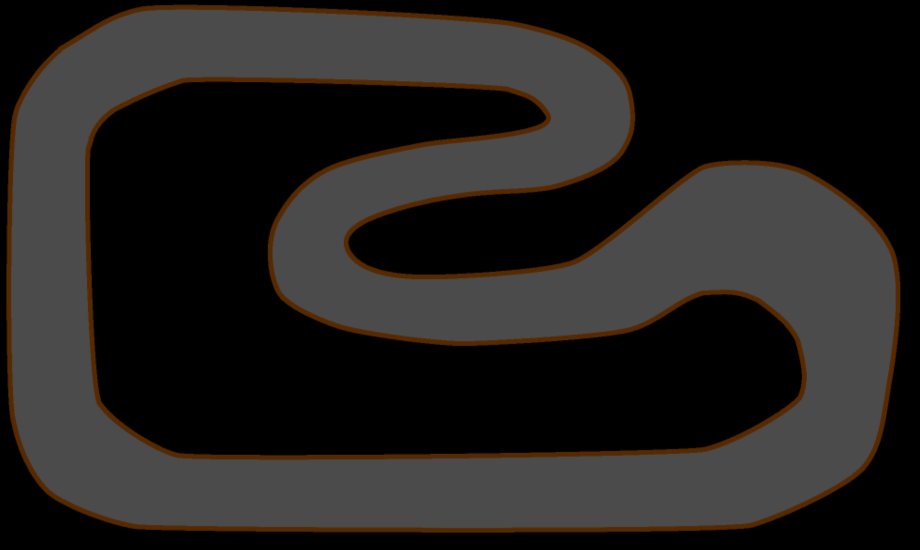
#> input picture track.png, 1840 x 1100 px (shown at 1/2 size)
$ python resize.py
#> lines starting #> are read from the running program, lines starting #| are printed output that depends on the picture
from PIL import Image

# Mở hình ảnh
image_path = "track.png"
image = Image.open(image_path)
#> image is the input picture: PIL image 1840x1100 RGB; mean R, G, B 35.5, 33.1, 30.9

# Thay đổi kích thước hình ảnh
new_size = (1000, 600)  # Hoặc kích thước bạn muốn
resized_image = image.resize(new_size, Image.LANCZOS)
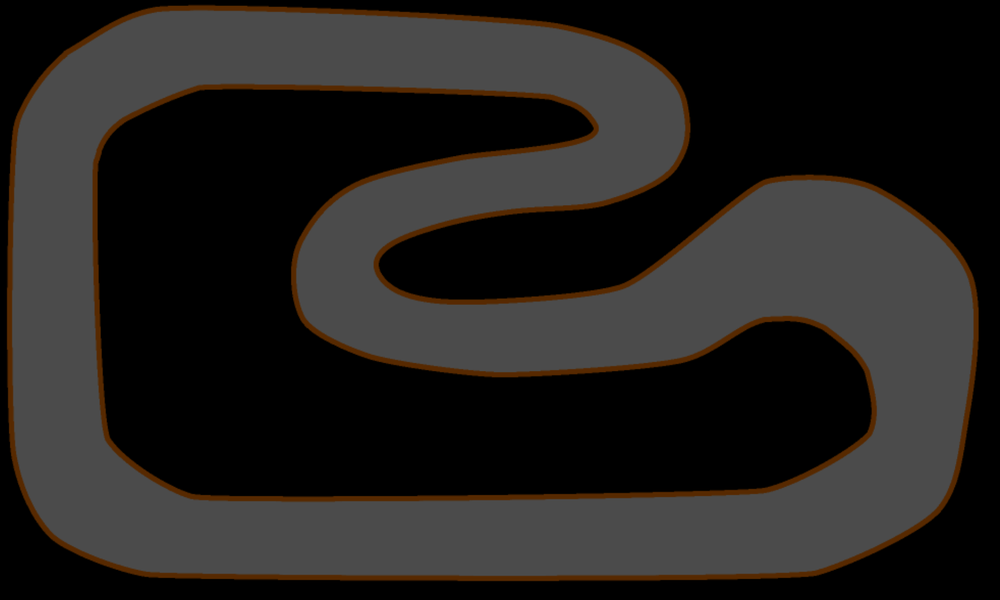
#> resized_image: PIL image 1000x600 RGB; mean R, G, B 35.6, 33.1, 30.9

# Lưu hình ảnh đã thay đổi kích thước
resized_image.save("resize_track.png")
